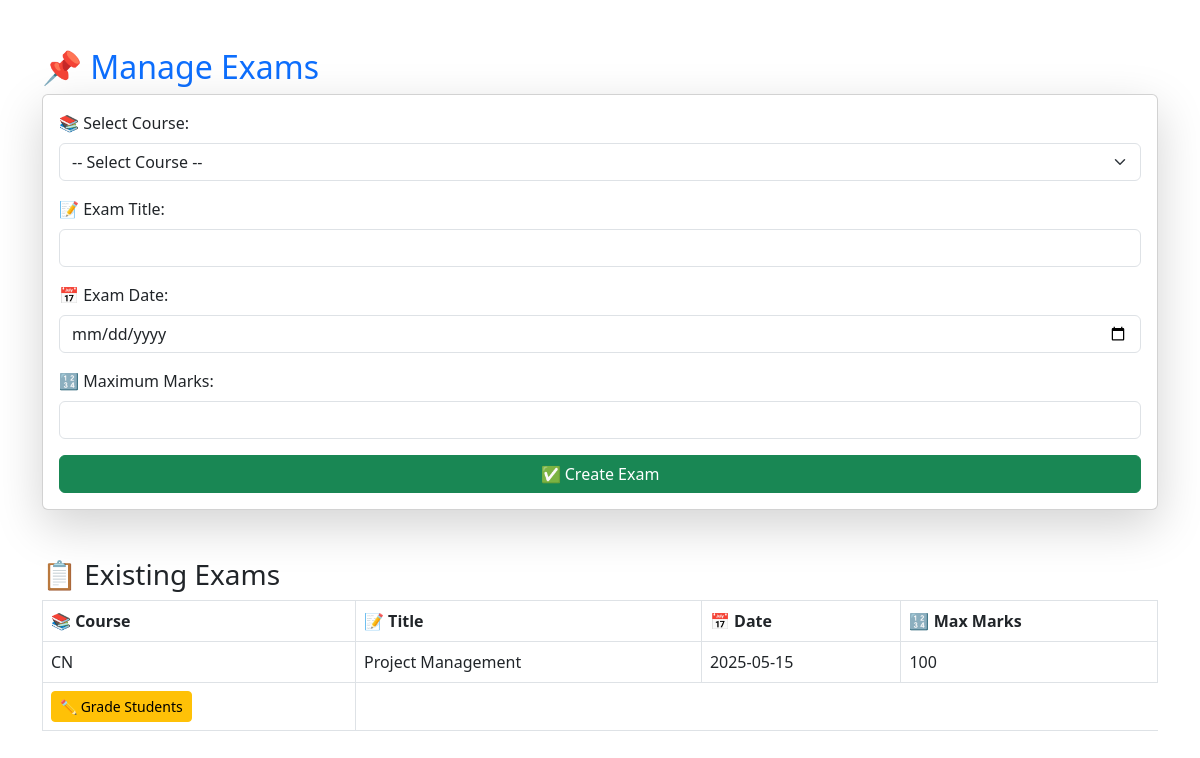
Page /teacher/manage_exams.php (signed in) on the committed database.
### tables this page shows
CREATE TABLE `examst` (
  `id` int(11) NOT NULL,
  `course_id` int(11) DEFAULT NULL,
  `teacher_id` int(11) DEFAULT NULL,
  `user_id` int(11) NOT NULL,
  `title` varchar(255) DEFAULT NULL,
  `exam_date` date DEFAULT NULL,
  `max_marks` int(11) DEFAULT NULL,
  `created_at` timestamp NOT NULL DEFAULT current_timestamp()
);

CREATE TABLE `courses` (
  `id` int(11) NOT NULL,
  `course_name` varchar(255) NOT NULL,
  `course_id` varchar(50) NOT NULL,
  `user_id` int(11) NOT NULL,
  `course_level` varchar(255) NOT NULL,
  `course_fee` int(100) NOT NULL,
  `installment_allowed` int(100) NOT NULL,
  `schedule` text DEFAULT NULL
);

### teacher/manage_exams.php (the view, shortened to what this page needs)
<?php
include 'auth.php';
$user_id = $_SESSION['user_id'];
$examst_query = "SELECT examst.id, examst.title, examst.exam_date, courses.course_name, examst.max_marks
                FROM examst
                JOIN courses ON examst.course_id = courses.id
                WHERE examst.user_id = ?";
$stmt = mysqli_prepare($conn, $examst_query);
mysqli_stmt_bind_param($stmt, "i", $user_id);
mysqli_stmt_execute($stmt);
$examst_result = mysqli_stmt_get_result($stmt);
?>
<!DOCTYPE html>
<html lang="en">
<head>
    <link rel="stylesheet" href="https://cdn.jsdelivr.net/npm/bootstrap@5.3.0/dist/css/bootstrap.min.css">
</head>
<body class="container mt-5">
    <h2 class="text-primary">📌 Manage Exams</h2>
    <form method="POST" action="" class="card p-3 shadow-lg">
        <label class="form-label">📚 Select Course:</label>
        <select name="course_id" class="form-select mb-3" required>
            <option value="">-- Select Course --</option>
        </select>
        <label class="form-label">📝 Exam Title:</label>
        <input type="text" name="title" class="form-control mb-3" required>
        <label class="form-label">📅 Exam Date:</label>
        <input type="date" name="exam_date" class="form-control mb-3" required>
        <label class="form-label">🔢 Maximum Marks:</label>
        <input type="number" name="max_marks" class="form-control mb-3" required>
        <button type="submit" name="create_exam" class="btn btn-success">✅ Create Exam</button>
    </form>
    <h3 class="mt-5">📋 Existing Exams</h3>
    <table class="table table-bordered">
        <thead>
            <tr>
                <th>📚 Course</th>
                <th>📝 Title</th>
                <th>📅 Date</th>
                <th>🔢 Max Marks</th>
            </tr>
        </thead>
        <tbody>
            <?php while ($exam = mysqli_fetch_assoc($examst_result)) { ?>
                <tr>
                    <td><?php echo $exam['course_name']; ?></td>
                    <td><?php echo $exam['title']; ?></td>
                    <td><?php echo $exam['exam_date']; ?></td>
                    <td><?php echo $exam['max_marks']; ?></td>
                </tr>
                <td>
    <a href="grade_exam.php?exam_id=<?php echo $exam['id']; ?>" class="btn btn-warning btn-sm">✏️ Grade Students</a>
</td>
            <?php } ?>
        </tbody>
    </table>
</body>
</html>

### rows in the picture
examst: course.course_name "CN", title "Project Management", exam_date "2025-05-15", max_marks "100"
